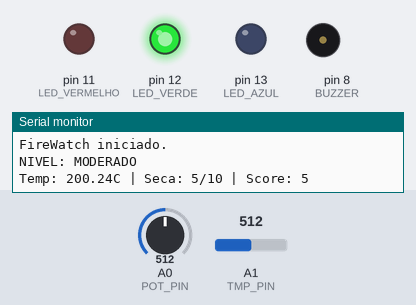
The sketch below on a simulated Arduino Uno, built with avr-gcc and run on an emulated ATmega328P. Shown: output pins drawn as LEDs (lit = HIGH), buzzer (waves = sounding), the last lines printed to the serial monitor. Inputs (shaded band) come from the test bench; at power-on: A0 (POT_PIN) = 512, A1 (TMP_PIN) = 512.

Above: at 4.2 s.
4.3 s: A0 (POT_PIN) set to 804
7.0 s: A0 (POT_PIN) set to 833
At 8.0 s:
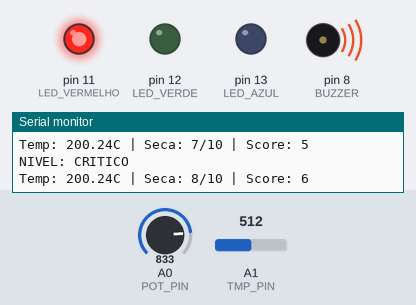
9.7 s: A1 (TMP_PIN) set to 194
12.4 s: A1 (TMP_PIN) set to 168
At 14.0 s:
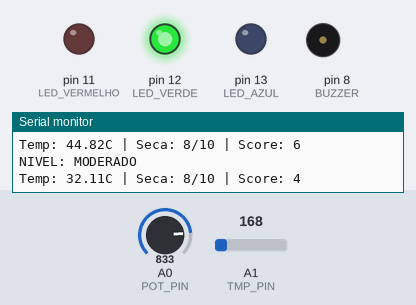
15.1 s: A1 (TMP_PIN) set to 306
At 18.3 s:
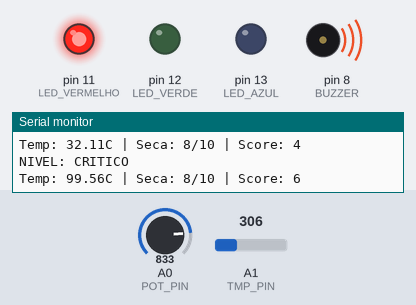
21.0 s: A0 (POT_PIN) set to 716
At 21.4 s:
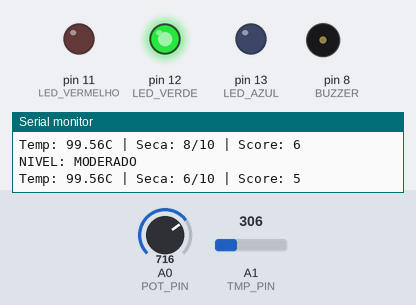
Timing chart, 0 to 24.0 s (numbered marks = the images above; inputs shaded):
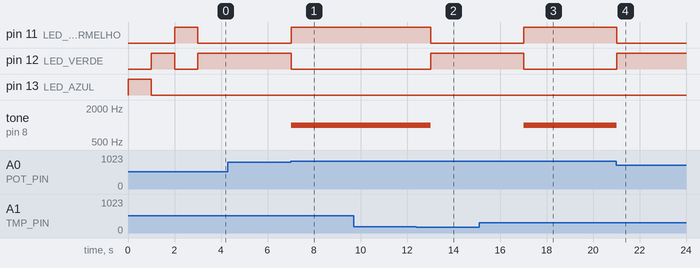

Measured:
- the behaviour switches between 818 and 819 on A0 (POT_PIN) (found by bisection; images 0 and 1)
- the behaviour switches between 185 and 184 on A1 (TMP_PIN) (found by bisection; images 1 and 2)
- after the input at 7.0 s, pin 11 (LED_VERMELHO): LOW → HIGH at once; pin 12 (LED_VERDE): HIGH → LOW at once; tone on pin 8 (BUZZER): silent → 1000 Hz at once
- after the input at 12.4 s, pin 11 (LED_VERMELHO): HIGH → LOW after 0.62 s; pin 12 (LED_VERDE): LOW → HIGH after 0.62 s; tone on pin 8 (BUZZER): 1000 Hz → silent after 0.62 s
- after the input at 15.1 s, pin 11 (LED_VERMELHO): LOW → HIGH after 1.9 s; pin 12 (LED_VERDE): HIGH → LOW after 1.9 s; tone on pin 8 (BUZZER): silent → 1000 Hz after 1.9 s
- after the input at 21.0 s, pin 11 (LED_VERMELHO): HIGH → LOW at once; pin 12 (LED_VERDE): LOW → HIGH at once; tone on pin 8 (BUZZER): 1000 Hz → silent at once

The sketch:

firewatch_edge.ino
```cpp
#define LED_AZUL     13
#define LED_VERDE    12
#define LED_VERMELHO 11
#define BUZZER        8
#define TMP_PIN      A1
#define POT_PIN      A0

int calcularScore(float temp, int seca) {
  int score = 0;

  if (temp >= 40) score += 3;
  else if (temp >= 35) score += 2;
  else if (temp >= 30) score += 1;

  if (seca >= 8) score += 3;
  else if (seca >= 5) score += 2;
  else if (seca >= 3) score += 1;

  return score;
}

void setup() {
  Serial.begin(9600);
  pinMode(LED_AZUL, OUTPUT);
  pinMode(LED_VERDE, OUTPUT);
  pinMode(LED_VERMELHO, OUTPUT);
  pinMode(BUZZER, OUTPUT);

  digitalWrite(LED_AZUL, HIGH);
  delay(1000);
  digitalWrite(LED_AZUL, LOW);
  digitalWrite(LED_VERDE, HIGH);
  delay(1000);
  digitalWrite(LED_VERDE, LOW);
  digitalWrite(LED_VERMELHO, HIGH);
  delay(1000);
  digitalWrite(LED_VERMELHO, LOW);

  Serial.println("FireWatch iniciado.");
}

void loop() {
  int leitura = analogRead(TMP_PIN);
  float tensao = leitura * (5.0 / 1023.0);
  float temp = (tensao - 0.5) * 100.0;

  int potValor = analogRead(POT_PIN);
  int seca = map(potValor, 0, 1023, 0, 10);

  int score = calcularScore(temp, seca);

  digitalWrite(LED_AZUL, LOW);
  digitalWrite(LED_VERDE, LOW);
  digitalWrite(LED_VERMELHO, LOW);
  noTone(BUZZER);

  if (score >= 6) {
    digitalWrite(LED_VERMELHO, HIGH);
    tone(BUZZER, 1000);
    Serial.println("NIVEL: CRITICO");
  } else if (score >= 4) {
    digitalWrite(LED_VERDE, HIGH);
    Serial.println("NIVEL: MODERADO");
  } else {
    digitalWrite(LED_AZUL, HIGH);
    Serial.println("NIVEL: CONTROLADO");
  }

  Serial.print("Temp: ");
  Serial.print(temp);
  Serial.print("C | Seca: ");
  Serial.print(seca);
  Serial.print("/10 | Score: ");
  Serial.println(score);

  delay(2000);
}
```
